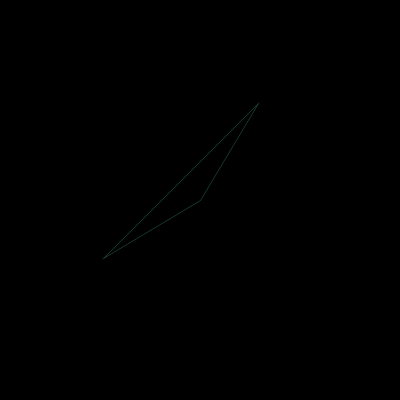
Frame 1 (no input)
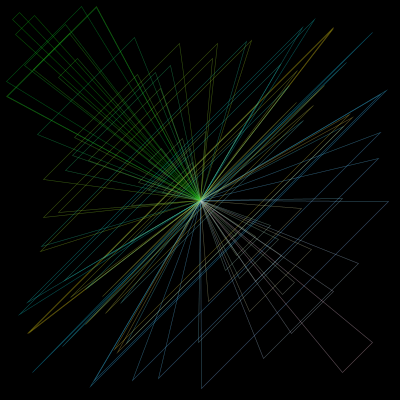
Frame 60 (the mouse pressed at the canvas centre just before this capture)
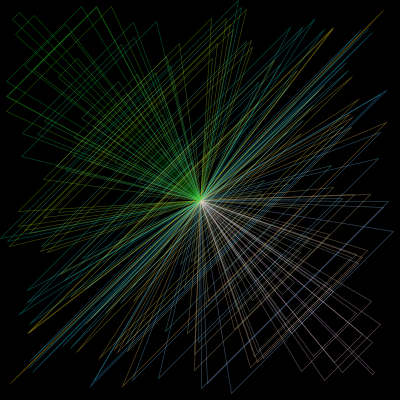
Frame 120 (the mouse held since frame 60 and released just before this capture)

The Processing sketch that drew these frames (run headless with seeded random() and noise(); from frame 60 on, the mouse is pressed at the canvas centre):

// Processing sketch: processing_133506
// ── processing_133506.pde

int x=0;
int speed=5;
 
void setup(){
  size(400,400);
  smooth();
  noFill();
  background(0);
}
 
void draw(){
  frameRate(30);
  noFill();
  float a=random(400);
  float b=random(400);
  stroke(b/1.5,200,a/1.5,25);
  strokeWeight(0.5);
  line(200,200,200,200);
  for (int i=0; i<25;i=i+5)
  {
    triangle(a,b,b,a,200,200); 
}

 
}
